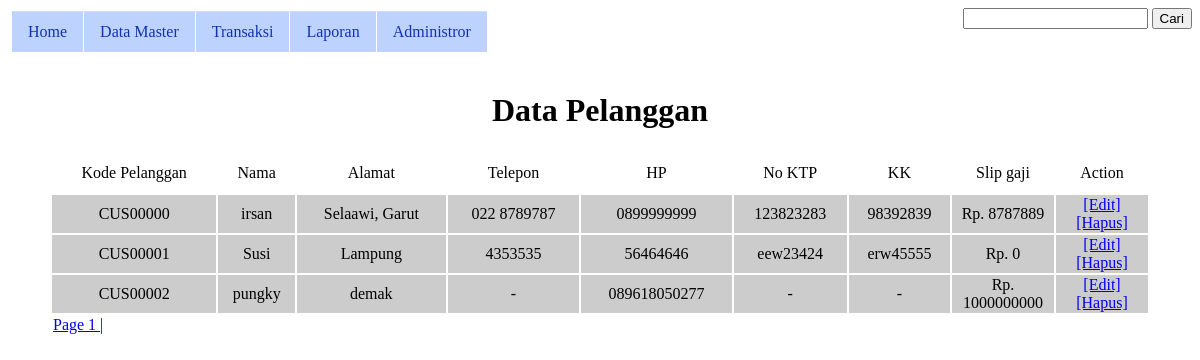
The page /index.php?page=view_pelanggan (signed in) on the database its author committed.
### tables this page shows
CREATE TABLE IF NOT EXISTS `pelanggan` (
  `KodeCust` varchar(10) NOT NULL,
  `Nama` varchar(40) NOT NULL,
  `Alamat` varchar(50) NOT NULL,
  `Telepon` varchar(15) NOT NULL,
  `HP` varchar(15) NOT NULL,
  `NoKTP` varchar(20) NOT NULL,
  `KK` varchar(20) NOT NULL,
  `SlipGaji` double NOT NULL,
  `Keterangan` varchar(50) NOT NULL
);

### page/view_pelanggan.php (the view, shortened to what this page needs)
<?php
	$halaman = get_Halaman("pelanggan");
	$hal = get_NomorHalaman($_GET['hal']);
$query = mysql_query("select * from pelanggan LIMIT $hal , 10");
?>
<center>
	<h1>
    	Data Pelanggan
	</h1>
<table border='0' width='1100px'>
	<tr class="tr_grid" align="center" height="40">
   		<td>Kode Pelanggan </td>
    	<td>Nama</td>
    	<td>Alamat</td>
    	<td>Telepon</td>
		<td>HP</td>
		<td>No KTP</td>
		<td>KK</td>
		<td width="100">Slip gaji</td>
		<td>Action</td>
	</tr>
<?php
while($data = mysql_fetch_array($query)){
  echo "<tr bgcolor='#CCCCCC' align='center' height='30' id='tabel'>
  		<td>$data[KodeCust]</td>
		<td>$data[Nama]</td>
		<td>$data[Alamat]</td>
		<td>$data[Telepon]</td>
		<td>$data[HP]</td>
		<td>$data[NoKTP]</td>
		<td>$data[KK]</td>
		<td>Rp. $data[SlipGaji]</td>
		<td width='90'>
		<a href='?page=view_pelanggan&edit=true&id=$data[KodeCust]'>[Edit]</a>
		<a href=proses.php?tipe=hapusPelanggan&id='$data[KodeCust]' onclick='return confirm(\"Hapus $data[KodeCust] ?\")'>[Hapus]</a></td>
</tr>";
}
?>
<tr>
<td colspan="9" class="tr_grid">
<?php
for($i=1; $i <= $halaman; $i++){
	echo "<a href='?page=view_pelanggan&hal=$i'>Page $i |</a> &nbsp;";
}
?>
</td>
</tr>
</table>

### index.php (shortened to what this page needs)
<?php
include("includes/fungsi.php");
?>
<html>
	<head>
		<link type="text/css" rel="stylesheet" href="css/menu.css" />
	</head>
	<body>
		<center>
			<div>
				<div style="float:right">
					<form method="get" action="index.php">
						<input name="txtCari" type="text" />
						<input type="submit" name="btnCari" value="Cari" />
					</form>
				</div>
				<div class="navigasi">
					<?php getMenu(); ?>
				</div>
				<div>
					<?php getPage($_REQUEST['page']); ?>
				</div>
			</div>
		</center>
	</body>
</html>

### menu.php (shortened to what this page needs)
<table class="layout_menu" border="0">
	<tr>
		<td width="1100" height="40">
			<ul class="sf-menu">
				<li>
					<a href="?page=home">Home</a>
				</li>
				<li class="current">
					<a href="#">Data Master</a>
				</li>
				<li>
					<a href="#">Transaksi</a>
				</li>
				<li>
					<a href="#">Laporan</a>
				</li>
				<li>
					<a href="#">Administror</a>
				</li>
			</ul>
        </td>
	</tr>
</table>

### includes/fungsi.php (shortened to what this page needs)
<?php
function getMenu() {
	include("menu.php");
}
function getPage($page){
	if ($page != ""){
		include("page/".$page.".php");
	}
	else{
		include("page/home.php");
	}
}
function get_NomorHalaman($halaman){
	$hal = ((10*$halaman)-10);
	if($hal == -10){
		$hal = 0;
	}
	return ($hal);
}
?>

### css/menu.css (style rules this page uses)
.sf-menu, .sf-menu * { margin: 0; padding: 0; list-style: none; }
.sf-menu { line-height: 1.0; }
.sf-menu li { float: left; position: relative; }
.sf-menu a { display: block; position: relative; }
.sf-menu { float: left; margin-bottom: 1em; }
.sf-menu a { border-left: 1px solid #fff; border-top: 1px solid #CFDEFF; padding: .75em 1em; text-decoration:none; }
.sf-menu a, .sf-menu a:visited { color: #13a; }
.sf-menu li { background: #BDD2FF; }

### rows shown on the page
pelanggan: KodeCust "CUS00000", Nama "irsan", Alamat "Selaawi, Garut", Telepon "022 8789787", HP "0899999999", NoKTP "123823283", KK "98392839", SlipGaji "8787889"
pelanggan: KodeCust "CUS00001", Nama "Susi", Alamat "Lampung", Telepon "4353535", HP "56464646", NoKTP "eew23424", KK "erw45555", SlipGaji "0"
pelanggan: KodeCust "CUS00002", Nama "pungky", Alamat "demak", Telepon "-", HP "089618050277", NoKTP "-", KK "-", SlipGaji "1000000000"
